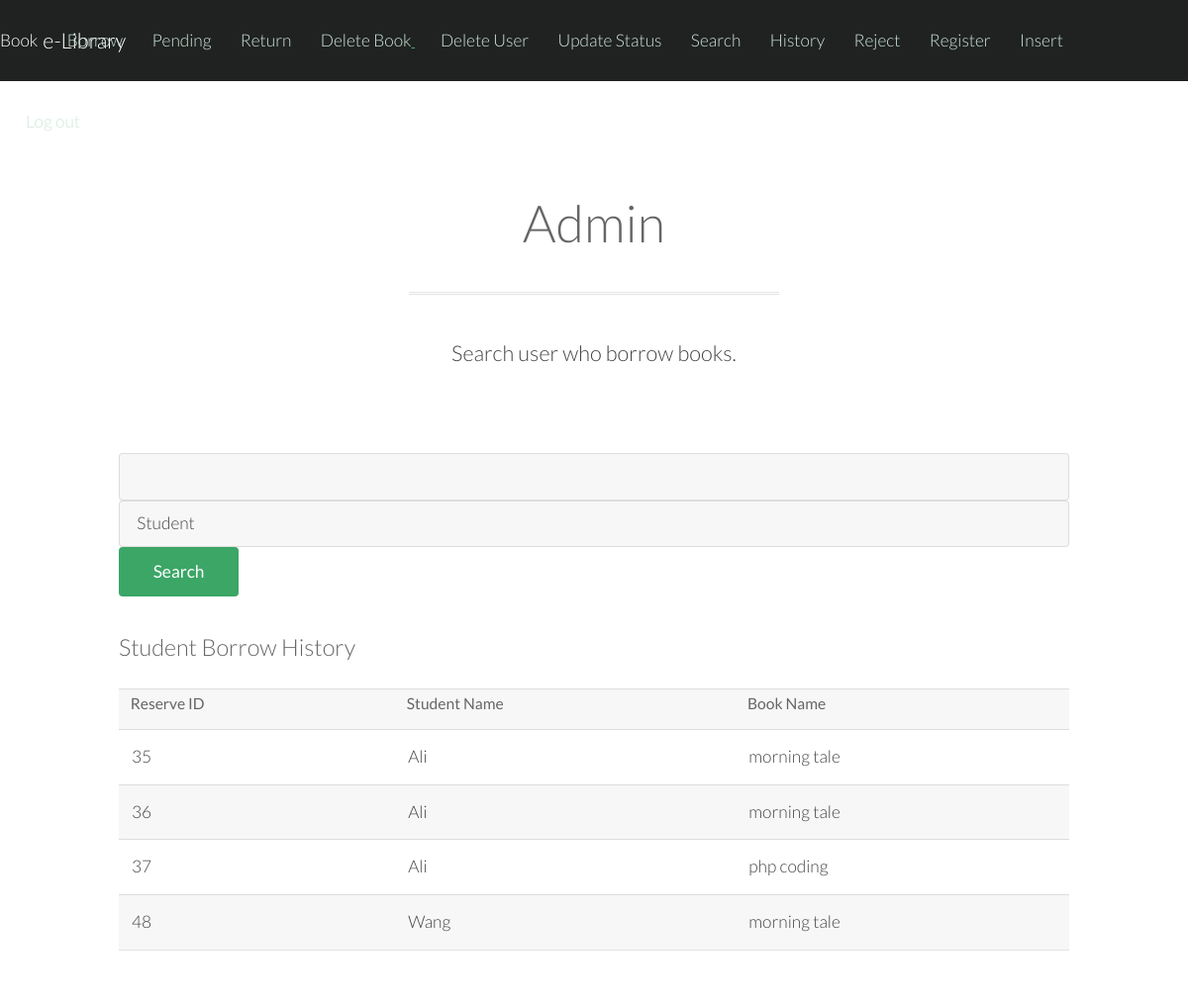
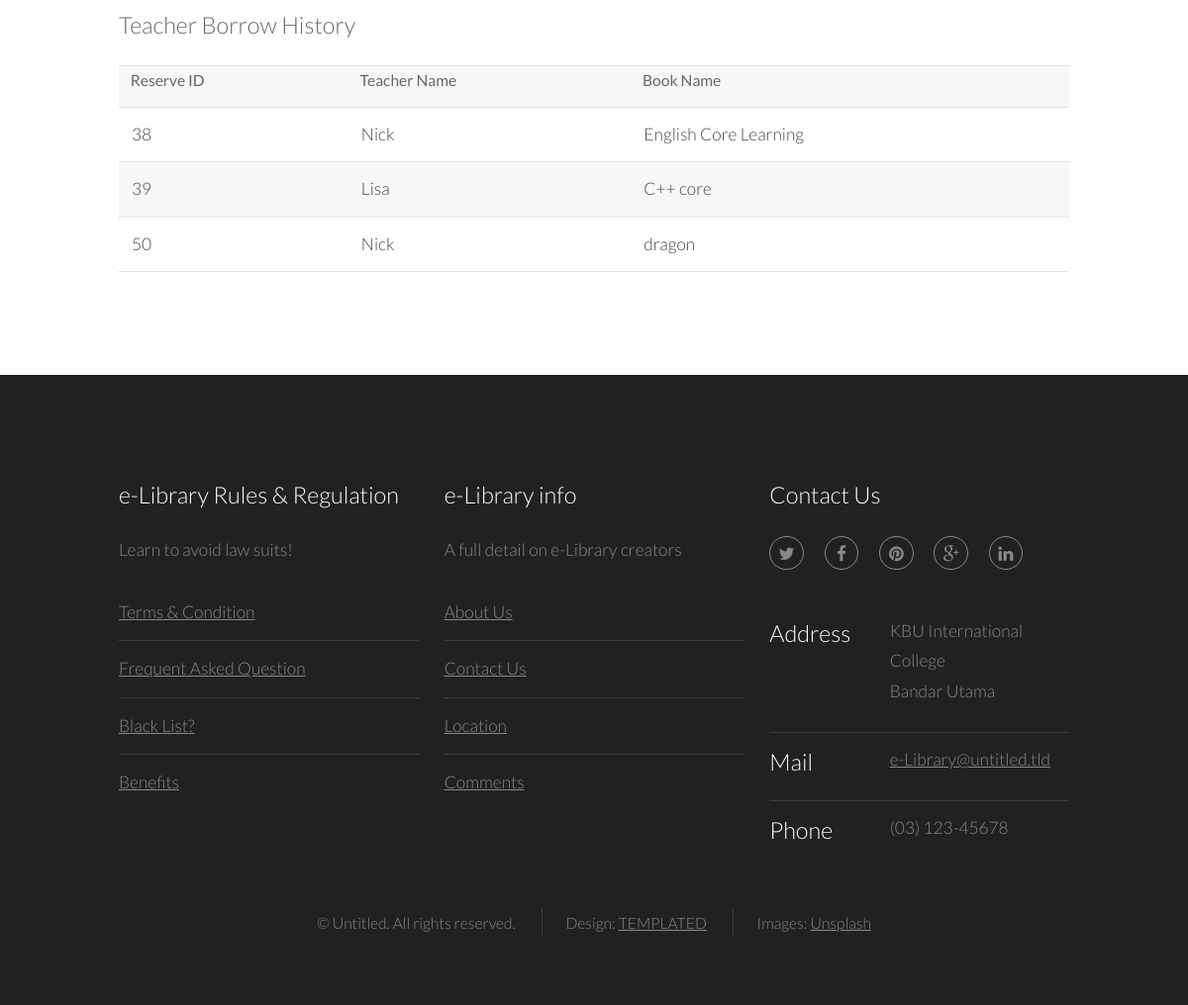
/searchuserborrow.php (signed in), run on the app's committed database (2 pictures, top to bottom).
### tables this page shows
CREATE TABLE IF NOT EXISTS `reserve` (
`ReserveID` int(11) NOT NULL,
  `BookID` varchar(30) NOT NULL,
  `StudentID` varchar(30) NOT NULL DEFAULT '-',
  `TeacherID` varchar(30) NOT NULL DEFAULT '-',
  `Date` text NOT NULL,
  `Reserve` varchar(10) NOT NULL DEFAULT 'No'
);

CREATE TABLE IF NOT EXISTS `student` (
  `StudentID` varchar(30) NOT NULL DEFAULT '',
  `StudentName` varchar(30) NOT NULL,
  `Password` varchar(50) NOT NULL,
  `YearOfCourse` varchar(30) NOT NULL,
  `Course` varchar(60) NOT NULL,
  `Gender` varchar(6) NOT NULL,
  `Address` varchar(100) NOT NULL,
  `Email` varchar(30) NOT NULL,
  `PhoneNo` varchar(30) NOT NULL,
  `Blacklist` varchar(3) NOT NULL DEFAULT 'No',
  `NoOfBorrow` int(11) NOT NULL,
  `MaxOfBorrow` int(11) NOT NULL DEFAULT '3',
  `Position` varchar(30) NOT NULL DEFAULT 'Student',
  `IdentificationNumber` varchar(12) NOT NULL,
  `LibraryMember` varchar(3) NOT NULL DEFAULT 'No',
  `Reason` text NOT NULL
);

CREATE TABLE IF NOT EXISTS `book` (
  `BookID` varchar(30) NOT NULL DEFAULT '',
  `BookName` varchar(50) NOT NULL,
  `AuthorName` varchar(30) NOT NULL,
  `PublisherName` varchar(50) NOT NULL,
  `Cost` varchar(30) NOT NULL,
  `NoAvailable` int(11) NOT NULL,
  `Type` varchar(20) NOT NULL
);

CREATE TABLE IF NOT EXISTS `teacher` (
  `TeacherID` varchar(30) NOT NULL DEFAULT '',
  `Blacklist` varchar(3) NOT NULL DEFAULT 'No',
  `TeacherName` varchar(30) NOT NULL,
  `Password` varchar(50) NOT NULL,
  `Gender` varchar(6) NOT NULL,
  `Departments` varchar(60) NOT NULL,
  `NoOfBorrow` int(11) NOT NULL,
  `MaxOfBorrow` int(11) NOT NULL DEFAULT '5',
  `PhoneNo` varchar(30) NOT NULL,
  `Email` varchar(30) NOT NULL,
  `Address` varchar(100) NOT NULL,
  `Position` varchar(30) NOT NULL DEFAULT 'Teacher',
  `IdentificationNumber` varchar(12) NOT NULL,
  `LibraryMember` varchar(3) NOT NULL DEFAULT 'No',
  `Reason` text NOT NULL
);

### searchuserborrow.php (the view, shortened to what this page needs)
<?php include ('header.php') ?>
			<section id="main" class="wrapper">
				<div class="container">
					<header class="major">
						<h2>Admin</h2>
						<p>Search user who borrow books.</p>
					</header>
<?php
if($_SESSION['Position']=='Admin'){
	?>
	<form method="post" action="searchuserborrow.php">
	<input type="text" name="searchdata" value="<?php if(isset($_POST['searchdata'])) echo $_POST['searchdata'];?>"/>
	<select name="selectdb">
		<option value="student">Student</option>
	<select>
	<input type="submit" name="search" value="Search"/>
	</form>
		<?php
	if(!isset($_POST['search'])){
	?>
		<h3>Student Borrow History</h3>
		<table>
			<tr>
				<th>Reserve ID</th><th>Student Name</th><th>Book Name</th>
			</tr>
	<?php
	$retrievestudentreserve=mysql_query("select reserve.ReserveID,book.BookName,student.StudentName from student inner join reserve on student.StudentID = reserve.StudentID join book on reserve.BookID = book.BookID Where reserve.Reserve='Yes' group by reserve.ReserveID ");
	while($reservestudentdata=mysql_fetch_assoc($retrievestudentreserve)){
	?>
		<tr>
			<td><?php echo $reservestudentdata['ReserveID'];?><br/></td>
			<td><?php echo $reservestudentdata['StudentName'];?><br/></td>
			<td><?php echo $reservestudentdata['BookName'];?><br/></td>
		</tr>
		<?php
		}
		?>
		</table>
		<br/>
			<h3>Teacher Borrow History</h3>
		<table>
			<tr>
				<th>Reserve ID</th><th>Teacher Name</th><th>Book Name</th>
			</tr>
	<?php
	$retrievereserve=mysql_query("select reserve.ReserveID,book.BookName,teacher.TeacherName from teacher inner join reserve on teacher.TeacherID = reserve.TeacherID join book on reserve.BookID = book.BookID Where reserve.Reserve='Yes' group by reserve.ReserveID ");
	while($reservedata=mysql_fetch_assoc($retrievereserve)){
	?>
		<tr>
			<td><?php echo $reservedata['ReserveID'];?><br/></td>
			<td><?php echo $reservedata['TeacherName'];?><br/></td>
			<td><?php echo $reservedata['BookName'];?><br/></td>
		</tr>
		<?php
		}
		?>
		</table>
	<?php
	}
}else{
	header("location:logout.php");
}
?>
				</div>
			</section>
<?php include ('footer.php') ?>

### css/style.css (style rules this page uses)
body { background: #fff; }
body, input, select, textarea { color: #444; font-family: "Lato", Helvetica, sans-serif; font-size: 15pt; font-weight: 300; line-height: 1.65em; }
p { margin: 0 0 2em 0; }
h1, h2, h3, h4, h5, h6 { color: #666; font-weight: 300; line-height: 1em; margin: 0 0 1em 0; }
h2 { font-size: 1.75em; line-height: 1.5em; }
h3 { font-size: 1.35em; line-height: 1.5em; }
header p { position: relative; margin: 0 0 1.5em 0; }
header h2 + p { font-size: 1.25em; margin-top: -1em; line-height: 1.5em; }
header.major { text-align: center; margin-bottom: 3em; }
header.major h2 { font-size: 3em; }
header.major p { border-top: medium double rgba(144, 144, 144, 0.25); display: inline-block; padding: 2em 2em 0 2em; }
form { margin: 0 0 2em 0; }
input[type="text"], input[type="password"], input[type="email"], select, textarea { -moz-appearance: none; -webkit-appearance: none; -o-appearance: none; -ms-appearance: none; appearance: none; background: rgba(144, 144, 144, 0.075); border-radius: 4px; border: none; border: solid 1px rgba(144, 144, 144, 0.25); color: inherit; display: block; outline: 0; padding: 0 1em; text-decoration: none; width: 100%; }
input[type="text"], input[type="password"], input[type="email"], select { height: 2.75em; }
table { margin: 0 0 2em 0; width: 100%; }
table tbody tr { border: solid 1px rgba(144, 144, 144, 0.25); border-left: 0; border-right: 0; }
table tbody tr:nth-child(2n + 1) { background-color: rgba(144, 144, 144, 0.075); }
table td { padding: 0.75em 0.75em; }
table th { color: #666; font-size: 0.9em; font-weight: 400; padding: 0 0.75em 0.75em 0.75em; text-align: left; }
input[type="submit"], input[type="reset"], input[type="button"], .button { -moz-appearance: none; -webkit-appearance: none; -o-appearance: none; -ms-appearance: none; appearance: none; -moz-transition: background-color 0.2s ease-in-out, color 0.2s ease-in-out; -webkit-transition: background-color 0.2s ease-in-out, color 0.2s ease-in-out; -o-transition: background-color 0.2s ease-in-out, color 0.2s ease-in-out; -ms-transition: background-color 0.2s ease-in-out, color 0.2s ease-in-out; transition: background-color 0.2s ease-in-out, color 0.2s ease-in-out; background-color: #3ba666; border-radius: 4px; border: 0; color: #ffffff !important; cursor: pointer; display: inline-block; font-weight: 400; height: 2.85em; line-height: 2.8em; padding: 0 2em; text-align: center; text-decoration: none; white-space: nowrap; }
.wrapper { padding: 6em 0em 4em; }

### css/style-xlarge.css (style rules this page uses)
body, input, select, textarea { font-size: 13pt; }

### css/style-large.css (style rules this page uses)
body, input, select, textarea { font-size: 13pt; }

### data on the page
reserve: ReserveID "35", StudentID.StudentName "Ali", BookID.BookName "morning tale"
reserve: ReserveID "36", StudentID.StudentName "Ali", BookID.BookName "morning tale"
reserve: ReserveID "37", StudentID.StudentName "Ali", BookID.BookName "php coding"
reserve: ReserveID "48", StudentID.StudentName "Wang", BookID.BookName "morning tale"
reserve: ReserveID "38", TeacherID.TeacherName "Nick", BookID.BookName "English Core Learning"
reserve: ReserveID "39", TeacherID.TeacherName "Lisa", BookID.BookName "C++ core"
reserve: ReserveID "50", TeacherID.TeacherName "Nick", BookID.BookName "dragon"
